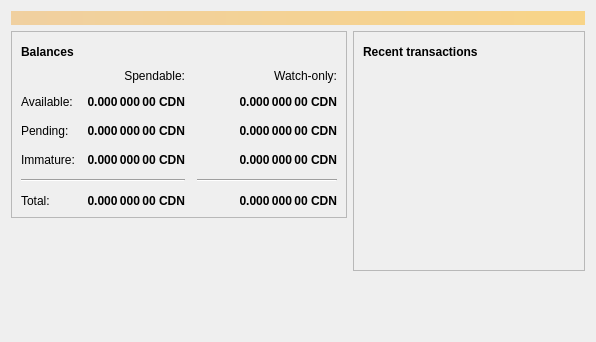
<?xml version="1.0" encoding="UTF-8"?>
<ui version="4.0">
 <class>OverviewPage</class>
 <widget class="QWidget" name="OverviewPage">
  <property name="geometry">
   <rect>
    <x>0</x>
    <y>0</y>
    <width>596</width>
    <height>342</height>
   </rect>
  </property>
  <property name="windowTitle">
   <string>Form</string>
  </property>
  <layout class="QVBoxLayout" name="topLayout">
   <item>
    <widget class="QLabel" name="labelAlerts">
     <property name="visible">
      <bool>false</bool>
     </property>
     <property name="styleSheet">
      <string notr="true">QLabel { background-color: qlineargradient(x1: 0, y1: 0, x2: 1, y2: 0, stop:0 #F0D0A0, stop:1 #F8D488); color:#000000; }</string>
     </property>
     <property name="wordWrap">
      <bool>true</bool>
     </property>
     <property name="margin">
      <number>3</number>
     </property>
     <property name="textInteractionFlags">
      <set>Qt::TextSelectableByMouse</set>
     </property>
    </widget>
   </item>
   <item>
    <layout class="QHBoxLayout" name="horizontalLayout" stretch="1,1">
     <item>
      <layout class="QVBoxLayout" name="verticalLayout_2">
       <item>
        <widget class="QFrame" name="frame">
         <property name="frameShape">
          <enum>QFrame::StyledPanel</enum>
         </property>
         <property name="frameShadow">
          <enum>QFrame::Raised</enum>
         </property>
         <layout class="QVBoxLayout" name="verticalLayout_4">
          <item>
           <layout class="QHBoxLayout" name="horizontalLayout_4">
            <item>
             <widget class="QLabel" name="label_5">
              <property name="font">
               <font>
                <weight>75</weight>
                <bold>true</bold>
               </font>
              </property>
              <property name="text">
               <string>Balances</string>
              </property>
             </widget>
            </item>
            <item>
             <widget class="QPushButton" name="labelWalletStatus">
              <property name="enabled">
               <bool>false</bool>
              </property>
              <property name="maximumSize">
               <size>
                <width>30</width>
                <height>16777215</height>
               </size>
              </property>
              <property name="toolTip">
               <string>The displayed information may be out of date. Your wallet automatically synchronizes with the Canada eCoin network after a connection is established, but this process has not completed yet.</string>
              </property>
              <property name="text">
               <string/>
              </property>
              <property name="icon">
               <iconset resource="../bitcoin.qrc">
                <normaloff>:/icons/warning</normaloff>
                <disabledoff>:/icons/warning</disabledoff>:/icons/warning</iconset>
              </property>
              <property name="iconSize">
               <size>
                <width>24</width>
                <height>24</height>
               </size>
              </property>
              <property name="flat">
               <bool>true</bool>
              </property>
             </widget>
            </item>
            <item>
             <spacer name="horizontalSpacer_3">
              <property name="orientation">
               <enum>Qt::Horizontal</enum>
              </property>
              <property name="sizeHint" stdset="0">
               <size>
                <width>40</width>
                <height>20</height>
               </size>
              </property>
             </spacer>
            </item>
           </layout>
          </item>
          <item>
           <layout class="QGridLayout" name="gridLayout">
            <property name="spacing">
             <number>12</number>
            </property>
            <item row="2" column="2">
             <widget class="QLabel" name="labelWatchPending">
              <property name="font">
               <font>
                <weight>75</weight>
                <bold>true</bold>
               </font>
              </property>
              <property name="cursor">
               <cursorShape>IBeamCursor</cursorShape>
              </property>
              <property name="toolTip">
               <string>Unconfirmed transactions to watch-only addresses</string>
              </property>
              <property name="text">
               <string notr="true">0.000 000 00 CDN</string>
              </property>
              <property name="alignment">
               <set>Qt::AlignRight|Qt::AlignTrailing|Qt::AlignVCenter</set>
              </property>
              <property name="textInteractionFlags">
               <set>Qt::LinksAccessibleByMouse|Qt::TextSelectableByKeyboard|Qt::TextSelectableByMouse</set>
              </property>
             </widget>
            </item>
            <item row="2" column="1">
             <widget class="QLabel" name="labelUnconfirmed">
              <property name="font">
               <font>
                <weight>75</weight>
                <bold>true</bold>
               </font>
              </property>
              <property name="cursor">
               <cursorShape>IBeamCursor</cursorShape>
              </property>
              <property name="toolTip">
               <string>Total of transactions that have yet to be confirmed, and do not yet count toward the spendable balance</string>
              </property>
              <property name="text">
               <string notr="true">0.000 000 00 CDN</string>
              </property>
              <property name="alignment">
               <set>Qt::AlignRight|Qt::AlignTrailing|Qt::AlignVCenter</set>
              </property>
              <property name="textInteractionFlags">
               <set>Qt::LinksAccessibleByMouse|Qt::TextSelectableByKeyboard|Qt::TextSelectableByMouse</set>
              </property>
             </widget>
            </item>
            <item row="3" column="2">
             <widget class="QLabel" name="labelWatchImmature">
              <property name="font">
               <font>
                <weight>75</weight>
                <bold>true</bold>
               </font>
              </property>
              <property name="cursor">
               <cursorShape>IBeamCursor</cursorShape>
              </property>
              <property name="toolTip">
               <string>Mined balance in watch-only addresses that has not yet matured</string>
              </property>
              <property name="text">
               <string notr="true">0.000 000 00 CDN</string>
              </property>
              <property name="alignment">
               <set>Qt::AlignRight|Qt::AlignTrailing|Qt::AlignVCenter</set>
              </property>
              <property name="textInteractionFlags">
               <set>Qt::LinksAccessibleByMouse|Qt::TextSelectableByKeyboard|Qt::TextSelectableByMouse</set>
              </property>
             </widget>
            </item>
            <item row="4" column="0" colspan="2">
             <widget class="Line" name="line">
              <property name="orientation">
               <enum>Qt::Horizontal</enum>
              </property>
             </widget>
            </item>
            <item row="4" column="2">
             <widget class="Line" name="lineWatchBalance">
              <property name="sizePolicy">
               <sizepolicy hsizetype="Preferred" vsizetype="Fixed">
                <horstretch>0</horstretch>
                <verstretch>0</verstretch>
               </sizepolicy>
              </property>
              <property name="minimumSize">
               <size>
                <width>140</width>
                <height>0</height>
               </size>
              </property>
              <property name="orientation">
               <enum>Qt::Horizontal</enum>
              </property>
             </widget>
            </item>
            <item row="5" column="0">
             <widget class="QLabel" name="labelTotalText">
              <property name="text">
               <string>Total:</string>
              </property>
             </widget>
            </item>
            <item row="3" column="1">
             <widget class="QLabel" name="labelImmature">
              <property name="font">
               <font>
                <weight>75</weight>
                <bold>true</bold>
               </font>
              </property>
              <property name="cursor">
               <cursorShape>IBeamCursor</cursorShape>
              </property>
              <property name="toolTip">
               <string>Mined balance that has not yet matured</string>
              </property>
              <property name="text">
               <string notr="true">0.000 000 00 CDN</string>
              </property>
              <property name="alignment">
               <set>Qt::AlignRight|Qt::AlignTrailing|Qt::AlignVCenter</set>
              </property>
              <property name="textInteractionFlags">
               <set>Qt::LinksAccessibleByMouse|Qt::TextSelectableByKeyboard|Qt::TextSelectableByMouse</set>
              </property>
             </widget>
            </item>
            <item row="2" column="3">
             <spacer name="horizontalSpacer_2">
              <property name="orientation">
               <enum>Qt::Horizontal</enum>
              </property>
              <property name="sizeHint" stdset="0">
               <size>
                <width>40</width>
                <height>20</height>
               </size>
              </property>
             </spacer>
            </item>
            <item row="3" column="0">
             <widget class="QLabel" name="labelImmatureText">
              <property name="text">
               <string>Immature:</string>
              </property>
             </widget>
            </item>
            <item row="5" column="1">
             <widget class="QLabel" name="labelTotal">
              <property name="font">
               <font>
                <weight>75</weight>
                <bold>true</bold>
               </font>
              </property>
              <property name="cursor">
               <cursorShape>IBeamCursor</cursorShape>
              </property>
              <property name="toolTip">
               <string>Your current total balance</string>
              </property>
              <property name="text">
               <string notr="true">0.000 000 00 CDN</string>
              </property>
              <property name="alignment">
               <set>Qt::AlignRight|Qt::AlignTrailing|Qt::AlignVCenter</set>
              </property>
              <property name="textInteractionFlags">
               <set>Qt::LinksAccessibleByMouse|Qt::TextSelectableByKeyboard|Qt::TextSelectableByMouse</set>
              </property>
             </widget>
            </item>
            <item row="5" column="2">
             <widget class="QLabel" name="labelWatchTotal">
              <property name="font">
               <font>
                <weight>75</weight>
                <bold>true</bold>
               </font>
              </property>
              <property name="cursor">
               <cursorShape>IBeamCursor</cursorShape>
              </property>
              <property name="toolTip">
               <string>Current total balance in watch-only addresses</string>
              </property>
              <property name="text">
               <string notr="true">0.000 000 00 CDN</string>
              </property>
              <property name="alignment">
               <set>Qt::AlignRight|Qt::AlignTrailing|Qt::AlignVCenter</set>
              </property>
              <property name="textInteractionFlags">
               <set>Qt::LinksAccessibleByMouse|Qt::TextSelectableByKeyboard|Qt::TextSelectableByMouse</set>
              </property>
             </widget>
            </item>
            <item row="0" column="2">
             <widget class="QLabel" name="labelWatchonly">
              <property name="text">
               <string>Watch-only:</string>
              </property>
              <property name="alignment">
               <set>Qt::AlignRight|Qt::AlignTrailing|Qt::AlignVCenter</set>
              </property>
             </widget>
            </item>
            <item row="1" column="0">
             <widget class="QLabel" name="labelBalanceText">
              <property name="text">
               <string>Available:</string>
              </property>
             </widget>
            </item>
            <item row="1" column="1">
             <widget class="QLabel" name="labelBalance">
              <property name="font">
               <font>
                <weight>75</weight>
                <bold>true</bold>
               </font>
              </property>
              <property name="cursor">
               <cursorShape>IBeamCursor</cursorShape>
              </property>
              <property name="toolTip">
               <string>Your current spendable balance</string>
              </property>
              <property name="text">
               <string notr="true">0.000 000 00 CDN</string>
              </property>
              <property name="alignment">
               <set>Qt::AlignRight|Qt::AlignTrailing|Qt::AlignVCenter</set>
              </property>
              <property name="textInteractionFlags">
               <set>Qt::LinksAccessibleByMouse|Qt::TextSelectableByKeyboard|Qt::TextSelectableByMouse</set>
              </property>
             </widget>
            </item>
            <item row="1" column="2">
             <widget class="QLabel" name="labelWatchAvailable">
              <property name="font">
               <font>
                <weight>75</weight>
                <bold>true</bold>
               </font>
              </property>
              <property name="cursor">
               <cursorShape>IBeamCursor</cursorShape>
              </property>
              <property name="toolTip">
               <string>Your current balance in watch-only addresses</string>
              </property>
              <property name="text">
               <string notr="true">0.000 000 00 CDN</string>
              </property>
              <property name="alignment">
               <set>Qt::AlignRight|Qt::AlignTrailing|Qt::AlignVCenter</set>
              </property>
              <property name="textInteractionFlags">
               <set>Qt::LinksAccessibleByMouse|Qt::TextSelectableByKeyboard|Qt::TextSelectableByMouse</set>
              </property>
             </widget>
            </item>
            <item row="2" column="0">
             <widget class="QLabel" name="labelPendingText">
              <property name="text">
               <string>Pending:</string>
              </property>
             </widget>
            </item>
            <item row="0" column="1">
             <widget class="QLabel" name="labelSpendable">
              <property name="text">
               <string>Spendable:</string>
              </property>
              <property name="alignment">
               <set>Qt::AlignRight|Qt::AlignTrailing|Qt::AlignVCenter</set>
              </property>
             </widget>
            </item>
           </layout>
          </item>
         </layout>
        </widget>
       </item>
       <item>
        <spacer name="verticalSpacer">
         <property name="orientation">
          <enum>Qt::Vertical</enum>
         </property>
         <property name="sizeHint" stdset="0">
          <size>
           <width>20</width>
           <height>40</height>
          </size>
         </property>
        </spacer>
       </item>
      </layout>
     </item>
     <item>
      <layout class="QVBoxLayout" name="verticalLayout_3">
       <item>
        <widget class="QFrame" name="frame_2">
         <property name="frameShape">
          <enum>QFrame::StyledPanel</enum>
         </property>
         <property name="frameShadow">
          <enum>QFrame::Raised</enum>
         </property>
         <layout class="QVBoxLayout" name="verticalLayout">
          <item>
           <layout class="QHBoxLayout" name="horizontalLayout_2">
            <item>
             <widget class="QLabel" name="label_4">
              <property name="font">
               <font>
                <weight>75</weight>
                <bold>true</bold>
               </font>
              </property>
              <property name="text">
               <string>Recent transactions</string>
              </property>
             </widget>
            </item>
            <item>
             <widget class="QPushButton" name="labelTransactionsStatus">
              <property name="enabled">
               <bool>false</bool>
              </property>
              <property name="maximumSize">
               <size>
                <width>30</width>
                <height>16777215</height>
               </size>
              </property>
              <property name="toolTip">
               <string>The displayed information may be out of date. Your wallet automatically synchronizes with the Canada eCoin network after a connection is established, but this process has not completed yet.</string>
              </property>
              <property name="text">
               <string/>
              </property>
              <property name="icon">
               <iconset resource="../bitcoin.qrc">
                <normaloff>:/icons/warning</normaloff>
                <disabledoff>:/icons/warning</disabledoff>:/icons/warning</iconset>
              </property>
              <property name="iconSize">
               <size>
                <width>24</width>
                <height>24</height>
               </size>
              </property>
              <property name="flat">
               <bool>true</bool>
              </property>
             </widget>
            </item>
            <item>
             <spacer name="horizontalSpacer">
              <property name="orientation">
               <enum>Qt::Horizontal</enum>
              </property>
              <property name="sizeHint" stdset="0">
               <size>
                <width>40</width>
                <height>20</height>
               </size>
              </property>
             </spacer>
            </item>
           </layout>
          </item>
          <item>
           <widget class="QListView" name="listTransactions">
            <property name="styleSheet">
             <string notr="true">QListView { background: transparent; }</string>
            </property>
            <property name="frameShape">
             <enum>QFrame::NoFrame</enum>
            </property>
            <property name="verticalScrollBarPolicy">
             <enum>Qt::ScrollBarAlwaysOff</enum>
            </property>
            <property name="horizontalScrollBarPolicy">
             <enum>Qt::ScrollBarAlwaysOff</enum>
            </property>
            <property name="selectionMode">
             <enum>QAbstractItemView::NoSelection</enum>
            </property>
           </widget>
          </item>
         </layout>
        </widget>
       </item>
       <item>
        <spacer name="verticalSpacer_2">
         <property name="orientation">
          <enum>Qt::Vertical</enum>
         </property>
         <property name="sizeHint" stdset="0">
          <size>
           <width>20</width>
           <height>40</height>
          </size>
         </property>
        </spacer>
       </item>
      </layout>
     </item>
    </layout>
   </item>
  </layout>
 </widget>
 <resources/>
 <connections/>
</ui>
